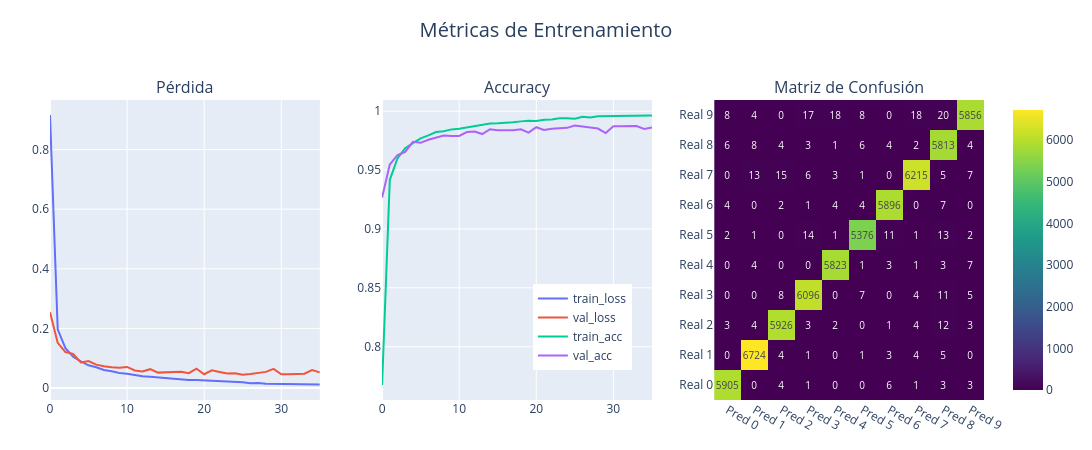

Notebook source saved alongside this figure:
### Markdown cell above
## Evaluacion del Modelo

### Code cell
import plotly.graph_objs as go
from plotly.subplots import make_subplots
import plotly.express as px
import numpy as np
import matplotlib.pyplot as plt
from sklearn import metrics
import seaborn as sns

# Crear subplots interactivos
fig = make_subplots(rows=1, cols=3,
                    subplot_titles=('Pérdida', 'Accuracy', 'Matriz de Confusión'),
                    )

# Gráfico de pérdida
fig.add_trace( go.Scatter(y=H.history["loss"], name="train_loss", mode='lines'),   row=1, col=1 )
fig.add_trace( go.Scatter(y=H.history["val_loss"], name="val_loss", mode='lines'), row=1, col=1 )

# Gráfico de accuracy
fig.add_trace( go.Scatter(y=H.history["accuracy"], name="train_acc", mode='lines'),   row=1, col=2)
fig.add_trace( go.Scatter(y=H.history["val_accuracy"], name="val_acc", mode='lines'), row=1, col=2)

# Matriz de confusión
pred = model.predict(X_train, verbose=0)
cm = metrics.confusion_matrix(np.argmax(Y_train, axis=1), np.argmax(pred, axis=1))

# Matriz de confusión con Plotly
confusion_heatmap = go.Heatmap(
    z=cm,
    x=[f'Pred {i}' for i in range(cm.shape[1])],
    y=[f'Real {i}' for i in range(cm.shape[0])],
    colorscale='Viridis',
    text=cm,
    texttemplate='%{text}',
    textfont={'size':10},
)

# Agregar la matriz de confusión
fig.add_trace(confusion_heatmap, row=1, col=3)

fig.update_layout(
    height=450,
    width=1200,
    title={
        'text': "Métricas de Entrenamiento",
        'font': dict(size=20),
        'y':0.95,
        'x':0.5,
        'xanchor': 'center'},
    legend=dict(
        orientation="v",
        yanchor="bottom",
        y=0.1,
        xanchor="center",
        x=0.57
    ),
    margin=dict(t=100, b=50, l=50, r=50)
)

fig.show()

# Resto del código para imprimir métricas
print("\nEfectividad del modelo con datos de entrenamiento: %6.2f%%" % (H.history['accuracy'][-1]*100))
print("Efectividad del modelo con datos de validación...: %6.2f%%" % (H.history['val_accuracy'][-1]*100))

# Evalua el modelo con datos de prueba
pred = model.evaluate(X_test, Y_test, verbose=0)
print("Efectividad del modelo con datos de Prueba.......: %6.2f%%\n" % (pred[1]*100))
pred = model.predict(X_test, verbose=0)
print(metrics.classification_report(np.argmax(Y_test, axis=1), np.argmax(pred, axis=1)))

### Figure 1 — Plotly figure (JSON) as saved in the notebook; plotly's stock layout.template omitted (floating-point values rounded to 4 significant figures)
{"data": [{"mode": "lines", "name": "train_loss", "type": "scatter", "xaxis": "x", "y": [0.916, 0.1969, 0.1336, 0.105, 0.08947, 0.07616, 0.06984, 0.06061, 0.05642, 0.05025, 0.04809, 0.04374, 0.03969, 0.03802, 0.03552, 0.03259, 0.03083, 0.02982, 0.02728, 0.02667, 0.02553, 0.02248, 0.02224, 0.02009, 0.01912, 0.01953, 0.01599, 0.01678, 0.01458, 0.01407, 0.01377, 0.01267, 0.01177, 0.01158, 0.01018, 0.01165], "yaxis": "y"}, {"mode": "lines", "name": "val_loss", "type": "scatter", "xaxis": "x", "y": [0.2545, 0.1516, 0.1208, 0.1146, 0.08591, 0.09054, 0.07846, 0.07273, 0.06991, 0.0684, 0.07078, 0.05909, 0.05549, 0.06329, 0.05171, 0.0525, 0.05417, 0.05454, 0.05001, 0.06488, 0.04621, 0.0594, 0.05399, 0.04909, 0.04976, 0.04497, 0.04738, 0.0496, 0.05414, 0.06431, 0.04621, 0.04649, 0.04659, 0.04818, 0.06052, 0.0524], "yaxis": "y"}, {"mode": "lines", "name": "train_acc", "type": "scatter", "xaxis": "x2", "y": [0.7675, 0.9417, 0.9599, 0.9685, 0.9729, 0.9768, 0.9794, 0.9823, 0.9829, 0.9845, 0.985, 0.9861, 0.9876, 0.9883, 0.9895, 0.9897, 0.9905, 0.9907, 0.9913, 0.9919, 0.9917, 0.9928, 0.993, 0.994, 0.994, 0.9935, 0.9952, 0.9945, 0.9957, 0.9959, 0.9959, 0.9961, 0.9961, 0.9962, 0.9967, 0.9964], "yaxis": "y2"}, {"mode": "lines", "name": "val_acc", "type": "scatter", "xaxis": "x2", "y": [0.9267, 0.9547, 0.9628, 0.9654, 0.9739, 0.9731, 0.9757, 0.9773, 0.9793, 0.9789, 0.979, 0.9822, 0.9828, 0.9806, 0.9847, 0.9838, 0.9838, 0.9838, 0.9846, 0.9818, 0.9864, 0.9841, 0.9851, 0.9853, 0.9858, 0.9877, 0.9871, 0.9858, 0.9852, 0.9814, 0.9872, 0.9871, 0.9874, 0.9873, 0.9849, 0.9861], "yaxis": "y2"}, {"colorscale": [[0, "#440154"], [0.1111, "#482878"], [0.2222, "#3e4989"], [0.3333, "#31688e"], [0.4444, "#26828e"], [0.5556, "#1f9e89"], [0.6667, "#35b779"], [0.7778, "#6ece58"], [0.8889, "#b5de2b"], [1, "#fde725"]], "text": [[5905, 0, 4, 1, 0, 0, 6, 1, 3, 3], [0, 6724, 4, 1, 0, 1, 3, 4, 5, 0], [3, 4, 5926, 3, 2, 0, 1, 4, 12, 3], [0, 0, 8, 6096, 0, 7, 0, 4, 11, 5], [0, 4, 0, 0, 5823, 1, 3, 1, 3, 7], [2, 1, 0, 14, 1, 5376, 11, 1, 13, 2], [4, 0, 2, 1, 4, 4, 5896, 0, 7, 0], [0, 13, 15, 6, 3, 1, 0, 6215, 5, 7], [6, 8, 4, 3, 1, 6, 4, 2, 5813, 4], [8, 4, 0, 17, 18, 8, 0, 18, 20, 5856]], "textfont": {"size": 10}, "texttemplate": "%{text}", "type": "heatmap", "x": ["Pred 0", "Pred 1", "Pred 2", "Pred 3", "Pred 4", "Pred 5", "Pred 6", "Pred 7", "Pred 8", "Pred 9"], "xaxis": "x3", "y": ["Real 0", "Real 1", "Real 2", "Real 3", "Real 4", "Real 5", "Real 6", "Real 7", "Real 8", "Real 9"], "yaxis": "y3", "z": [[5905, 0, 4, 1, 0, 0, 6, 1, 3, 3], [0, 6724, 4, 1, 0, 1, 3, 4, 5, 0], [3, 4, 5926, 3, 2, 0, 1, 4, 12, 3], [0, 0, 8, 6096, 0, 7, 0, 4, 11, 5], [0, 4, 0, 0, 5823, 1, 3, 1, 3, 7], [2, 1, 0, 14, 1, 5376, 11, 1, 13, 2], [4, 0, 2, 1, 4, 4, 5896, 0, 7, 0], [0, 13, 15, 6, 3, 1, 0, 6215, 5, 7], [6, 8, 4, 3, 1, 6, 4, 2, 5813, 4], [8, 4, 0, 17, 18, 8, 0, 18, 20, 5856]]}], "layout": {"annotations": [{"font": {"size": 16}, "showarrow": false, "text": "Pérdida", "x": 0.1444, "xanchor": "center", "xref": "paper", "y": 1, "yanchor": "bottom", "yref": "paper"}, {"font": {"size": 16}, "showarrow": false, "text": "Accuracy", "x": 0.5, "xanchor": "center", "xref": "paper", "y": 1, "yanchor": "bottom", "yref": "paper"}, {"font": {"size": 16}, "showarrow": false, "text": "Matriz de Confusión", "x": 0.8556, "xanchor": "center", "xref": "paper", "y": 1, "yanchor": "bottom", "yref": "paper"}], "height": 450, "legend": {"orientation": "v", "x": 0.57, "xanchor": "center", "y": 0.1, "yanchor": "bottom"}, "margin": {"b": 50, "l": 50, "r": 50, "t": 100}, "title": {"font": {"size": 20}, "text": "Métricas de Entrenamiento", "x": 0.5, "xanchor": "center", "y": 0.95}, "width": 1200, "xaxis": {"anchor": "y", "domain": [0, 0.2889]}, "xaxis2": {"anchor": "y2", "domain": [0.3556, 0.6444]}, "xaxis3": {"anchor": "y3", "domain": [0.7111, 1]}, "yaxis": {"anchor": "x", "domain": [0, 1]}, "yaxis2": {"anchor": "x2", "domain": [0, 1]}, "yaxis3": {"anchor": "x3", "domain": [0, 1]}}}
